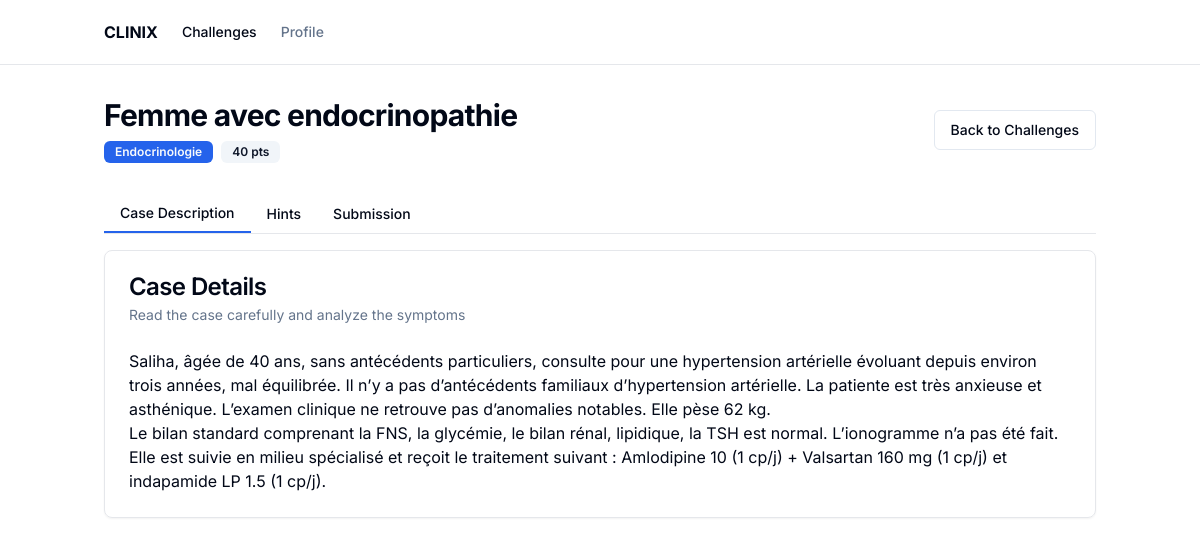
Page /challenges/9/ (signed in) on the committed database.
### core/models.py (models this page shows, shortened)
class Challenge(models.Model):
    title = models.CharField(max_length=255)
    description = models.TextField()
    points = models.IntegerField()
    type = models.CharField(max_length=50)
    difficulty = models.CharField(max_length=50)
    solved_by = models.ManyToManyField(CustomUser, related_name='solved_challenges', blank=True)
    author = models.ForeignKey(CustomUser, on_delete=models.CASCADE, related_name='created_challenges' , default=None, null=True)
    is_visible = models.BooleanField(default=True)

### core/views.py (the view, shortened to what this page needs)
# urls.py: path('challenges/<int:pk>/', views.challenge_details, name='challenge_details'),
@login_required
def challenge_details(request , pk):
    challenge = Challenge.objects.get(pk=pk)  # Assuming you have a Challenge model
    is_submitted = False
    hints = challenge.hint_set.all()
    if request.user.is_authenticated:
        is_submitted = Submission.objects.filter(user=request.user, challenge=challenge).exists()
    else:
        is_submitted = False
    return render(request, 'core/challenge_details.html', {'challenge': challenge, 'hints': hints , 'is_submitted': is_submitted})

### core/templates/core/challenge_details.html (shortened to what this page needs)
<html lang="en">
<head>
  <script src="https://cdn.tailwindcss.com"></script>
</head>
<body class="bg-background text-foreground">
  <div class="flex min-h-screen flex-col">
    <header class="sticky top-0 z-50 w-full border-b bg-background">
      <div class="container mx-auto flex h-16 items-center justify-between px-4">
        <div class="flex items-center gap-6">
          <a href="{% url "core:index" %}" class="flex items-center gap-2">
            <span class="font-bold">CLINIX</span>
          </a>
          <nav class="hidden md:flex gap-6">
            <a href="{% url "core:challenges" %}" class="text-sm font-medium text-foreground transition-colors hover:text-primary">
              Challenges
            </a>
            <a href="{% url "core:profile" %}" class="text-sm font-medium text-muted-foreground transition-colors hover:text-primary">
              Profile
            </a>
          </nav>
        </div>
      </div>
    </header>
    <main class="flex-1">
      <div class="container mx-auto py-8 px-4">
        <div class="flex items-center justify-between mb-8">
          <div>
            <h1 class="text-3xl font-bold tracking-tight">{{challenge.title}}</h1>
            <div class="flex items-center gap-2 mt-2">
              <span class="inline-flex items-center rounded-md border px-2.5 py-0.5 text-xs font-semibold transition-colors focus:outline-none focus:ring-2 focus:ring-ring focus:ring-offset-2 border-transparent bg-primary text-primary-foreground hover:bg-primary/80">{{challenge.type}}</span>
              <span class="inline-flex items-center rounded-md border px-2.5 py-0.5 text-xs font-semibold transition-colors focus:outline-none focus:ring-2 focus:ring-ring focus:ring-offset-2 border-transparent bg-secondary text-secondary-foreground">{{challenge.points}} pts</span>
            </div>
          </div>
          <a href="{% url "core:challenges" %}">
            <button class="inline-flex items-center justify-center rounded-md text-sm font-medium ring-offset-background transition-colors focus-visible:outline-none focus-visible:ring-2 focus-visible:ring-ring focus-visible:ring-offset-2 disabled:pointer-events-none disabled:opacity-50 border border-input bg-background hover:bg-accent hover:text-accent-foreground h-10 px-4 py-2">Back to Challenges</button>
          </a>
        </div>
        <div class="space-y-4">
          <div class="border-b">
            <div class="flex">
              <button id="tab-case" class="px-4 py-2 text-sm font-medium text-center bg-background border-b-2 border-primary" onclick="showTab('case')">Case Description</button>
              <button id="tab-hints" class="px-4 py-2 text-sm font-medium text-center" onclick="showTab('hints')">Hints</button>
              <button id="tab-submission" class="px-4 py-2 text-sm font-medium text-center" onclick="showTab('submission')">Submission</button>
            </div>
          </div>
          <div id="content-case" class="mt-4">
            <div class="rounded-lg border bg-card text-card-foreground shadow-sm">
              <div class="flex flex-col space-y-1.5 p-6">
                <h3 class="text-2xl font-semibold leading-none tracking-tight">Case Details</h3>
                <p class="text-sm text-muted-foreground">Read the case carefully and analyze the symptoms</p>
              </div>
              <div class="p-6 pt-0 space-y-4">
                  {{challenge.description | safe}}
              </div>
            </div>
          </div>
        </div>
      </div>
    </main>
        </div>
</body>
</html>

### core/templates/core/challenge_details.html (style rules this page uses)
body { font-family: 'Inter', sans-serif; }

### rows in the picture
Challenge: title "Femme avec endocrinopathie", type "Endocrinologie", points "40", description "Saliha, âgée de 40 ans, sans antécédents particuliers, consulte pour une hypertension artérielle évoluant depuis environ trois années, mal équilibrée. Il n’y a pas d’antécédents familiaux d’hypertension artérielle. La patiente est très anxieuse et asthénique. L’examen clinique ne retrouve pas d’anomalies notables. Elle pèse 62 kg. Le bilan standard comprenant la FNS, la glycémie, le bilan rénal, lipidique, la TSH est normal. L’ionogramme n’a pas été fait. Elle est suivie en milieu spécialisé et reçoit le traitement suivant : Amlodipine 10 (1 cp/j) + Valsartan 160 mg (1 cp/j) et indapamide LP 1.5 (1 cp/j)."
